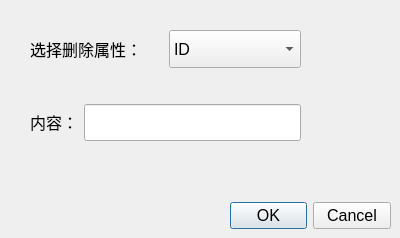
<?xml version="1.0" encoding="UTF-8"?>
<ui version="4.0">
 <class>deldata</class>
 <widget class="QDialog" name="deldata">
  <property name="geometry">
   <rect>
    <x>0</x>
    <y>0</y>
    <width>400</width>
    <height>238</height>
   </rect>
  </property>
  <property name="windowTitle">
   <string>删除数据</string>
  </property>
  <widget class="QDialogButtonBox" name="buttonBox">
   <property name="geometry">
    <rect>
     <x>230</x>
     <y>200</y>
     <width>161</width>
     <height>32</height>
    </rect>
   </property>
   <property name="font">
    <font>
     <pointsize>12</pointsize>
    </font>
   </property>
   <property name="orientation">
    <enum>Qt::Horizontal</enum>
   </property>
   <property name="standardButtons">
    <set>QDialogButtonBox::Cancel|QDialogButtonBox::Ok</set>
   </property>
  </widget>
  <widget class="QWidget" name="">
   <property name="geometry">
    <rect>
     <x>30</x>
     <y>30</y>
     <width>271</width>
     <height>111</height>
    </rect>
   </property>
   <layout class="QVBoxLayout" name="verticalLayout">
    <item>
     <layout class="QHBoxLayout" name="horizontalLayout">
      <item>
       <widget class="QLabel" name="label">
        <property name="sizePolicy">
         <sizepolicy hsizetype="Preferred" vsizetype="Preferred">
          <horstretch>0</horstretch>
          <verstretch>0</verstretch>
         </sizepolicy>
        </property>
        <property name="text">
         <string>&lt;html&gt;&lt;head/&gt;&lt;body&gt;&lt;p&gt;&lt;span style=&quot; font-size:12pt;&quot;&gt;选择删除属性：&lt;/span&gt;&lt;/p&gt;&lt;/body&gt;&lt;/html&gt;</string>
        </property>
       </widget>
      </item>
      <item>
       <widget class="QComboBox" name="optionBox">
        <property name="sizePolicy">
         <sizepolicy hsizetype="Preferred" vsizetype="Preferred">
          <horstretch>0</horstretch>
          <verstretch>0</verstretch>
         </sizepolicy>
        </property>
        <property name="font">
         <font>
          <pointsize>12</pointsize>
         </font>
        </property>
        <item>
         <property name="text">
          <string>ID</string>
         </property>
        </item>
        <item>
         <property name="text">
          <string>作品名称</string>
         </property>
        </item>
        <item>
         <property name="text">
          <string>学校名称</string>
         </property>
        </item>
        <item>
         <property name="text">
          <string>赛事类别</string>
         </property>
        </item>
        <item>
         <property name="text">
          <string>参赛选手</string>
         </property>
        </item>
        <item>
         <property name="text">
          <string>指导老师</string>
         </property>
        </item>
       </widget>
      </item>
     </layout>
    </item>
    <item>
     <spacer name="verticalSpacer">
      <property name="orientation">
       <enum>Qt::Vertical</enum>
      </property>
      <property name="sizeType">
       <enum>QSizePolicy::Maximum</enum>
      </property>
      <property name="sizeHint" stdset="0">
       <size>
        <width>20</width>
        <height>30</height>
       </size>
      </property>
     </spacer>
    </item>
    <item>
     <layout class="QHBoxLayout" name="horizontalLayout_2">
      <item>
       <widget class="QLabel" name="label_2">
        <property name="sizePolicy">
         <sizepolicy hsizetype="Preferred" vsizetype="Preferred">
          <horstretch>0</horstretch>
          <verstretch>0</verstretch>
         </sizepolicy>
        </property>
        <property name="text">
         <string>&lt;html&gt;&lt;head/&gt;&lt;body&gt;&lt;p align=&quot;right&quot;&gt;&lt;span style=&quot; font-size:12pt;&quot;&gt;内容：&lt;/span&gt;&lt;/p&gt;&lt;/body&gt;&lt;/html&gt;</string>
        </property>
       </widget>
      </item>
      <item>
       <widget class="QLineEdit" name="lineEdit">
        <property name="sizePolicy">
         <sizepolicy hsizetype="Expanding" vsizetype="Preferred">
          <horstretch>0</horstretch>
          <verstretch>0</verstretch>
         </sizepolicy>
        </property>
       </widget>
      </item>
     </layout>
    </item>
   </layout>
  </widget>
 </widget>
 <resources/>
 <connections>
  <connection>
   <sender>buttonBox</sender>
   <signal>accepted()</signal>
   <receiver>deldata</receiver>
   <slot>accept()</slot>
   <hints>
    <hint type="sourcelabel">
     <x>248</x>
     <y>254</y>
    </hint>
    <hint type="destinationlabel">
     <x>157</x>
     <y>274</y>
    </hint>
   </hints>
  </connection>
  <connection>
   <sender>buttonBox</sender>
   <signal>rejected()</signal>
   <receiver>deldata</receiver>
   <slot>reject()</slot>
   <hints>
    <hint type="sourcelabel">
     <x>316</x>
     <y>260</y>
    </hint>
    <hint type="destinationlabel">
     <x>286</x>
     <y>274</y>
    </hint>
   </hints>
  </connection>
 </connections>
</ui>
